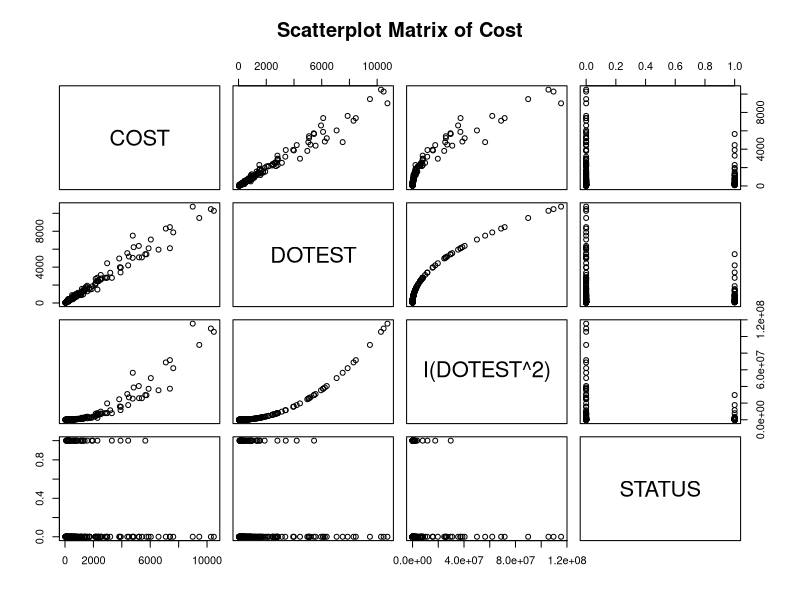

The R script that drew this image: (Note: this script raises an error after producing the figure.)
## ---- chunk 1

#FLAG <- read.table("FLAG.txt", header = TRUE, sep = "", stringsAsFactors = FALSE)

FLAG <- read.delim("FLAG.txt", header = TRUE)
View(FLAG)

## ---- chunk 2
pairs(~COST + DOTEST +I(DOTEST^2)+ STATUS, data = FLAG,
      main="Scatterplot Matrix of Cost")
## ---- chunk 3
model_C <- lm(COST~DOTEST+I(DOTEST^2)+STATUS+DOTEST*STATUS+STATUS*I(DOTEST^2), data = FLAG)
summary(model_C)
## ---- chunk 4
#s=sqrt(sum(model_C $residuals^2)/(length(FLAG$COST)-(dim(model.matrix(model_C))[2])))


s <-summary(model_C)$sigma
s

cv=(sm/mean(FLAG$COST))*100
cv
## ---- chunk 5
model_R <- lm(COST~DOTEST+STATUS+DOTEST*STATUS, data = FLAG)
summary(model_R)
## ---- chunk 6
#anova(modelReduce, modelFull)
anova(model_R,model_C)
## ---- chunk 7
#s=sqrt(sum(model_C $residuals^2)/(length(FLAG$COST)-(dim(model.matrix(model_C))[2])))


s <-summary(model_R)$sigma
s

cv=(s/mean(FLAG$COST))*100
cv
## ---- chunk 8
intercept_competitive <- coef(model_R)[1]  # Intercepto para STATUS = 0
slope_competitive <- coef(model_R)[2]      # Pendiente para STATUS = 0

intercept_fixed <- coef(model_R)[1] + coef(model_R)[3]  # Intercepto para STATUS = 1
slope_fixed <- coef(model_R)[2] + coef(model_R)[4]      # Pendiente para STATUS = 1

# Crear la gráfica con ggplot2
ggplot(FLAG, aes(x = DOTEST, y = COST)) +
  geom_point(color = "blue", size = 2, alpha = 0.6) +  # Puntos de datos
  geom_abline(intercept = intercept_competitive, slope = slope_competitive, color = "green", linewidth = 1, linetype = "solid") +  # Línea para STATUS = 0
  geom_abline(intercept = intercept_fixed, slope = slope_fixed, color = "red", linewidth = 1, linetype = "dashed") +  # Línea para STATUS = 1
  labs(
    title = "Scatterplot of Contract Cost vs. DOT engineer’s estimate",
    x = "Estimate of the cost of DOT ($1000s)",
    y = "Contract Cost ($1000s)",
    caption = "Red: Fixed, Green: Competitive"
  ) +
  theme_minimal()
## ---- chunk 9
New_data=data.frame(DOTEST=c(1386.29), STATUS=c(1))
predict(model_R, newdata = New_data, interval="prediction", level=0.95)
